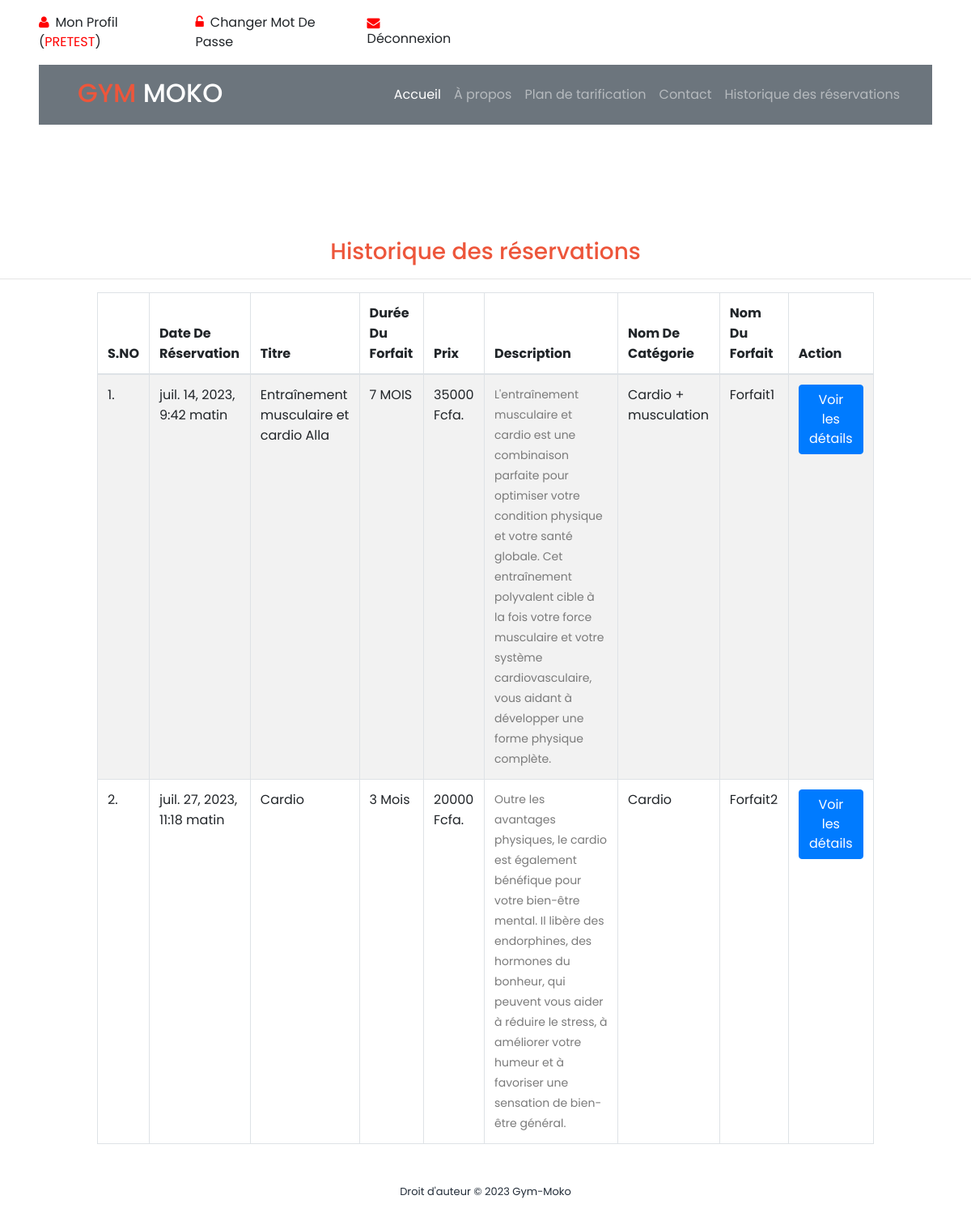
The app's page /new_booking/?action=New (signed in) with its own data.
### gym/models.py (models this page shows, shortened)
class Booking(models.Model):
    package = models.ForeignKey(Package, on_delete=models.CASCADE, null=True, blank=True)
    register = models.ForeignKey(Signup, on_delete=models.CASCADE, null=True, blank=True)
    bookingnumber = models.CharField(max_length=100, null=True, blank=True)
    status = models.IntegerField(choices=STATUS, default=1)
    creationdate = models.DateTimeField(auto_now_add=True)

class Package(models.Model):
    category = models.ForeignKey(Category, on_delete=models.CASCADE, null=True)
    packagename = models.ForeignKey(Packagetype, on_delete=models.CASCADE, null=True)
    titlename = models.CharField(max_length=200, null=True)
    packageduration = models.CharField(max_length=50, null=True)
    price = models.CharField(max_length=200, null=True)
    description = models.CharField(max_length=200, null=True)
    creationdate = models.DateTimeField(auto_now_add=True)

class Category(models.Model):
    categoryname = models.CharField(max_length=200, null=True)
    status = models.CharField(max_length=300, null=True)
    creationdate = models.DateTimeField(auto_now_add=True)

class Packagetype(models.Model):
    category = models.ForeignKey(Category, on_delete=models.CASCADE, null=True)
    packagename = models.CharField(max_length=200, null=True)
    creationdate = models.DateTimeField(auto_now_add=True)
    def __str__(self):
        return self.packagename

### gym/views.py (the view)
# urls.py: path('new_booking/', new_booking, name='new_booking'),
@login_required(login_url='/admin_login/')
def new_booking(request):
    action = request.GET.get('action')
    data = Booking.objects.filter()
    if action == "New":
        data = data.filter(status="1")
    elif action == "Partial":
        data = data.filter(status="2")
    elif action == "Full":
        data = data.filter(status="3")
    elif action == "Total":
        data = data.filter()
    if request.user.is_staff:
        return render(request, "admin/new_booking.html", locals())
    else:
        return render(request, "booking_history.html", locals())

### gym/templates/booking_history.html (shortened to what this page needs)
{% extends "./base_user.html" %}
{% load static %}
{% block content %}
    <section class="section" id="admin">
        <h3 class="text-center" style="color: #ed563b;">Historique des réservations</h3>
        <hr/>
        <div class="table-responsive" align="center">
                <table id="example" class="table table-striped table-bordered" style="width:80%">
                    <thead>
                    <tr>
                        <th>S.NO</th>
                        <th>Date De Réservation</th>
                        <th>Titre</th>
                        <th>Durée Du Forfait</th>
                        <th>Prix</th>
                        <th>Description</th>
                        <th>Nom De Catégorie</th>
                        <th>Nom Du Forfait</th>
                        <th>Action</th>
                    </tr>
                    </thead>
                    <tbody>
                    {% for i in data %}
                    <tr>
                        <td>{{forloop.counter}}.</td>
                        <td>{{i.creationdate}}</td>
                        <td>{{i.package.titlename}}</td>
                        <td>{{i.package.packageduration}}</td>
                        <td>{{i.package.price}} Fcfa.</td>
                        <td>{{i.package.description|safe}}</td>
                        <td>{{i.package.category.categoryname}}</td>
                        <td>{{i.package.packagename}}</td>
                        <td>
                            <a href="{% url 'booking_detail' i.id %}">
                                <button type="button" class="btn btn-primary">Voir les détails</button>
                            </a>
                        </td>
                    </tr>
                    {% endfor %}
                </table>
    </div>
    </section>
{% endblock content %}

### gym/templates/includes/topnav.html (shortened to what this page needs)
{% load static %}
<div class="container-fluid py-3 px-lg-5 d-none d-lg-block">
    <div class="row">
        {% if request.user.is_authenticated %}
        <div class="col-md-6 text-center text-lg-left mb-2 mb-lg-0">
            <div class="d-inline-flex align-items-center">
                <a class="text-body pr-3" href="/user_profile/"><i style="color:red" class="fa fa-user mr-2"></i>Mon Profil (<span style="color:red">{{user.first_name|upper}}</span>)</a>
                <a class="text-body px-3" href="/user_change_password/"><i style="color:red" class="fa fa-unlock-alt mr-2"></i>Changer Mot De Passe</a>
                <a class="text-body px-3" href="/user_logout/"><i style="color:red" class="fa fa-envelope mr-2"></i>Déconnexion</a>
            </div>
        </div>
        {% endif %}
    </div>
</div>

### gym/static/assets/css/templatemo-training-studio.css (style rules this page uses)
html, body, div, span, applet, object, iframe, h1, h2, h3, h4, h5, h6, p, blockquote, div pre, a, abbr, acronym, address, big, cite, code, del, dfn, em, font, img, ins, kbd, q, s, samp, small, strike, strong, sub, sup, tt, var, b, u, i, center, dl, dt, dd, ol, ul, li, figure, header, nav, section, article, aside, footer, figcaption { margin: 0; padding: 0; border: 0; outline: 0; }
header, nav, section, article, aside, footer, hgroup { display: block; }
* { box-sizing: border-box; }
html, body { font-family: 'Poppins', sans-serif; font-weight: 400; background-color: #fff; font-size: 16px; -ms-text-size-adjust: 100%; -webkit-font-smoothing: antialiased; -moz-osx-font-smoothing: grayscale; }
a { text-decoration: none !important; }
h1, h2, h3, h4, h5, h6 { margin-top: 0px; margin-bottom: 0px; }
p { font-size: 14px; line-height: 25px; color: #7a7a7a; }
html, body { background: #fff; font-family: 'Poppins', sans-serif; }
#admin { margin-top: 140px; }

### records on screen
Booking: creationdate "juil. 14, 2023, 9:42 matin", package.titlename "Entraînement musculaire et cardio Alla", package.packageduration "7 MOIS", package.price "35000", package.description "L'entraînement musculaire et cardio est une combinaison parfaite pour optimiser votre condition physique et votre santé globale. Cet entraînement polyvalent cible à la fois votre force musculaire et votre système cardiovasculaire, vous aidant à développer une forme physique complète.", package.category.categoryname "Cardio + musculation", package.packagename "Forfait1"
Booking: creationdate "juil. 27, 2023, 11:18 matin", package.titlename "Cardio", package.packageduration "3 Mois", package.price "20000", package.description "Outre les avantages physiques, le cardio est également bénéfique pour votre bien-être mental. Il libère des endorphines, des hormones du bonheur, qui peuvent vous aider à réduire le stress, à améliorer votre humeur et à favoriser une sensation de bien-être général.", package.category.categoryname "Cardio", package.packagename "Forfait2"

### other values on screen
{{ user.first_name|upper }} "PRETEST"
